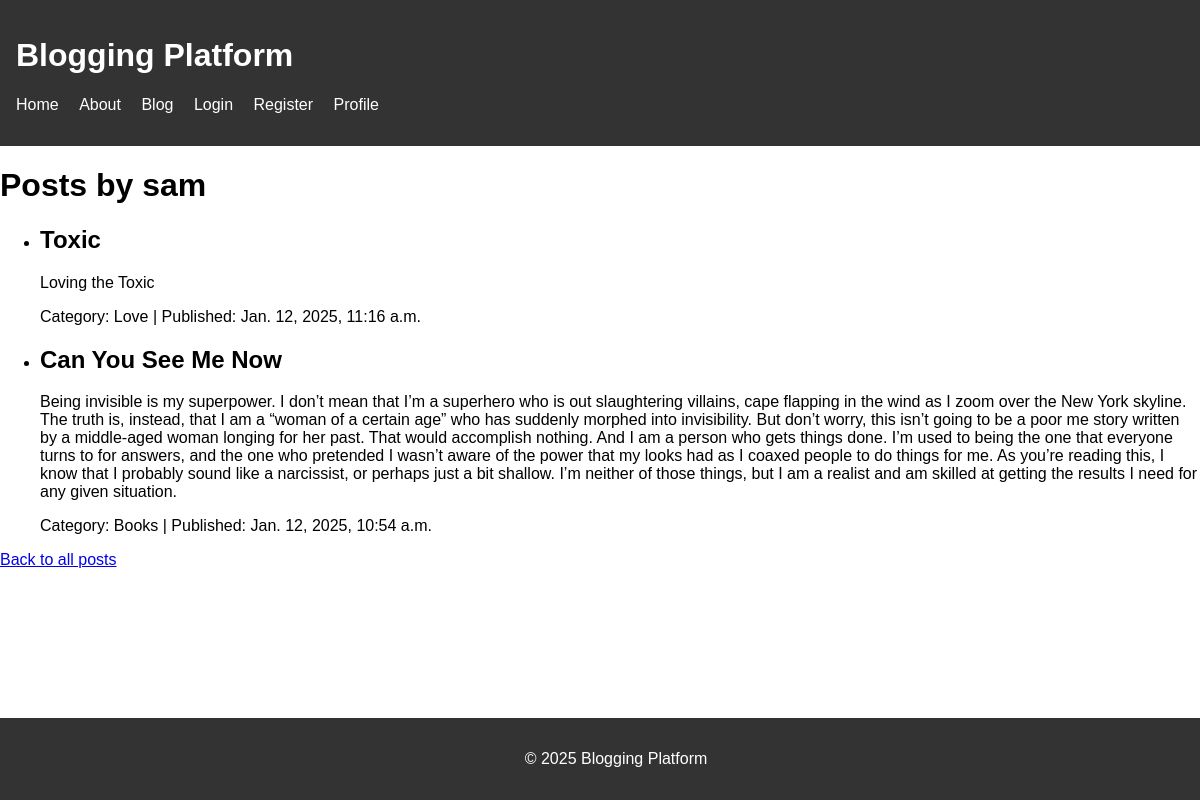
The page /blog/author/sam/ on the database its author committed.
### blog/models.py (models this page shows, shortened)
class BlogPost(models.Model):
    title = models.CharField(max_length=200)
    content = models.TextField()
    author = models.ForeignKey(User, on_delete=models.CASCADE)
    category = models.ForeignKey(Category, on_delete=models.SET_NULL, null=True)
    published_date = models.DateTimeField(auto_now=True)
    tags = models.ManyToManyField(Tag, blank=True)
    created_at = models.DateTimeField(auto_now_add=True)
    class Meta:
        ordering = ['-created_at']  # Order posts by creation date, newest first

class Category(models.Model):
    name = models.CharField(max_length=100)
    def __str__(self):
        return self.name

### blog/views.py (the view)
# urls.py: path('author/<str:author_username>/', posts_by_author, name='posts_by_author'),
def posts_by_author(request, author_username):
    author = get_object_or_404(User, username=author_username)
    posts = BlogPost.objects.filter(author=author)
    published_after = request.GET.get('published_after')
    if published_after:
        published_after_date = datetime.strptime(published_after, '%Y-%m-%d')
        posts = posts.filter(published_date__gte=published_after_date)
    tags = request.GET.get('tags')
    if tags:
        tags_list = [tag.strip() for tag in tags.split(',')]
        posts = posts.filter(tags__in=tags_list)
    return render(request, 'blog/posts_by_author.html', {'posts': posts, 'author': author})

### blog/templates/blog/posts_by_author.html (shortened to what this page needs)
{% extends 'base.html' %}
    {% block content %}
    <h1>Posts by {{ author.username }}</h1>
    <ul>
        {% for post in posts %}
            <li>
                <h2>{{ post.title }}</h2>
                <p>{{ post.content }}</p>
                <p class="post-meta"><span class="category">Category: {{ post.category }}</span> | <span class="published">Published: {{ post.published_date }}</span></p>
            </li>
        {% empty %}
            <li>No posts available by this author.</li>
        {% endfor %}
    </ul>
    <a href="{% url 'blog:post_list' %}">Back to all posts</a>
    {% endblock %}

### static/css/styles.css (style rules this page uses)
body { font-family: Arial, sans-serif; margin: 0; padding: 0; }

### rows shown on the page
BlogPost: title "Toxic", content "Loving the Toxic", category "Love", published_date "Jan. 12, 2025, 11:16 a.m."
BlogPost: title "Can You See Me Now", content "Being invisible is my superpower. I don’t mean that I’m a superhero who is out slaughtering villains, cape flapping in the wind as I zoom over the New York skyline. The truth is, instead, that I am a “woman of a certain age” who has suddenly morphed into invisibility. But don’t worry, this isn’t going to be a poor me story written by a middle-aged woman longing for her past. That would accomplish nothing. And I am a person who gets things done. I’m used to being the one that everyone turns to for answers, and the one who pretended I wasn’t aware of the power that my looks had as I coaxed people to do things for me. As you’re reading this, I know that I probably sound like a narcissist, or…", category "Books", published_date "Jan. 12, 2025, 10:54 a.m."

### other values the page prints
{{ author.username }} "sam"
